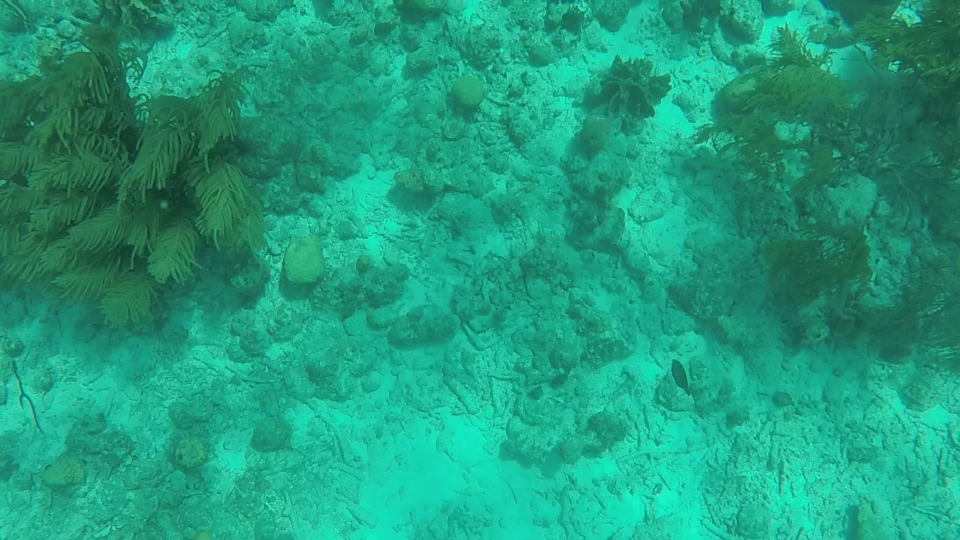
#> input picture Images Dataset/GOPR0535_Cap_0004.jpg, 1920 x 1080 px (shown at 1/2 size)
$ python DehazingGB.py --image 'Images Dataset/GOPR0535_Cap_0004.jpg'
#> lines starting #> are read from the running program, lines starting #| are printed output that depends on the picture
#!/usr/bin/env python
'''
Modulo 2 Toolbox
Color Restoration with Dehazing GB
Tesis Underwater Image Pre-processing
Armando Longart 10-10844
ajzlongart@gmail.com

Descripcion: Modulo implementado para mejorar el color de las imagenes
subacuaticas. Esta basado en el Dehazing RGB con la salvedad que solo
aplica el algoritmo para los canales B y G. Esto se debe a que en las
imagenes submarinas el efecto del haze esta presente solamente en los
canales G y B y no en el R.

Modificacion del algoritmo dark-channel prior...

Para este algoritmo se basa en la ecuacion de la imagen con haze
I(x) = J(x)t(x)+A[1-t(x)]
I(x) es la imagen observada (capturada con la camara)
J(x) es la radiancia en la escena (imagen a recuperar)
A es la luz atmosferica
t(x) es el media de transmision

Modulo implementado en Python
'''
# Python 2/3 compatibility
import numpy as np
import cv2
from numpy import *
from matplotlib import pyplot as plt
import argparse
import os


#-----Funciones a Implementar-----------------------------------------------------
def maxImagen(img, tamMax):
	''''''
	bOri, gOri, rOri = cv2.split(img)
	filas,columnas,canales = img.shape

	max_channel = np.zeros((filas,columnas))
	for r in range(1,filas):
		for c in range(1,columnas):
			window_b = bOri[r:r+tamMax,c:c+tamMax]
			window_g = gOri[r:r+tamMax,c:c+tamMax]
			window_r = rOri[r:r+tamMax,c:c+tamMax]
			max_bg = np.max(window_b+window_g)
			max_r = np.max(window_r)
			max_ch = max_r-max_bg		#(max_r-max_bg)+np.absolute(np.min(max_r-max_bg))
			max_ch_array = np.array([max_ch])

			max_channel[r,c] = max_ch_array

	min_max_channel = np.min(max_channel)
	background_bOri = np.mean(bOri*min_max_channel)
	background_gOri = np.mean(gOri*min_max_channel)
	BbOri = np.absolute(background_bOri)
	BgOri = np.absolute(background_gOri)

	return BbOri, BgOri 	#max_channel,

def get_dark_channel(img, tamanyo):
	'''
	Esta funcion obtiene el dark-channel prior de la imagen RGB. El dark-channel se
	basa en el hecho de que la mayoria de los parches sin cielo (nonsky patches) al
	menos un canal de color tiene algunos pixeles cuya intensidad es muy baja, cercana
	a cero. Basando en lo anterior, si una imagen es libre de haze excepto en la sky
	region la intensidad del dark-channel es baja y tiende a cero
	'''
	#FUNCION REVISADA
	filas,columnas = img.shape
	pad_size = tamanyo/2
	padded_img = np.pad(img, (pad_size, pad_size),'constant',constant_values=np.inf)
	dark_channel = np.zeros((filas,columnas))
	for i in range(1,filas):
		for j in range(1,columnas):
			dark_channel[i,j] = np.min(padded_img[i:i+tamanyo, j:j+tamanyo])

	'''
	El dark-channel es el resultado de 2 operadores minimos: uno sobre cada pixel
	(en el espacio de color RGB, padded_img) y el otro es un filtro minimo: dark_channel
	'''
	return dark_channel


# [99 lines left out: functions get_transmission_estimate, get_boxfilter, get_guidedfilter, get_radiance, not called in this run]


if __name__ == '__main__':
	#-----Lectura de Imagen-----------------------------------------------------
	#Constuccion del parse y del argumento
	ap = argparse.ArgumentParser()
	ap.add_argument("-i", "--image", required = True, help = "Imagen de Entrada")
	args = vars(ap.parse_args())

	#Se usa el formato double para el algoritmo.
	img = double(cv2.imread(args["image"]))/255 #/255	# 'DSC01369.jpg'
	#Usado para calcular el histograma y la conversion al canal YCrCb. La imagen
	#para ambos casos debe ser o int 8bits, o int 16bits o float 32bits: cv2.cvtColor y calcHist
	imgOriginal = cv2.imread(args["image"])
#> imgOriginal is the input picture: shape (1080, 1920, 3); mean B, G, R 124.4, 156.7, 30.7
	##Para reduccion, se usa Area. Para amplicacion, (Bi)Cubica INTER_CUBIC
	img = cv2.resize(img,None, fx=0.8,fy=0.8,interpolation=cv2.INTER_AREA)
#> img: shape (864, 1536, 3) float64
	cv2.namedWindow('img',cv2.WINDOW_NORMAL)
	cv2.imshow("img",imgOriginal)

	#-----Separar los canales de la Imagen----------------------------------------------------
	bOri, gOri, rOri = cv2.split(img)
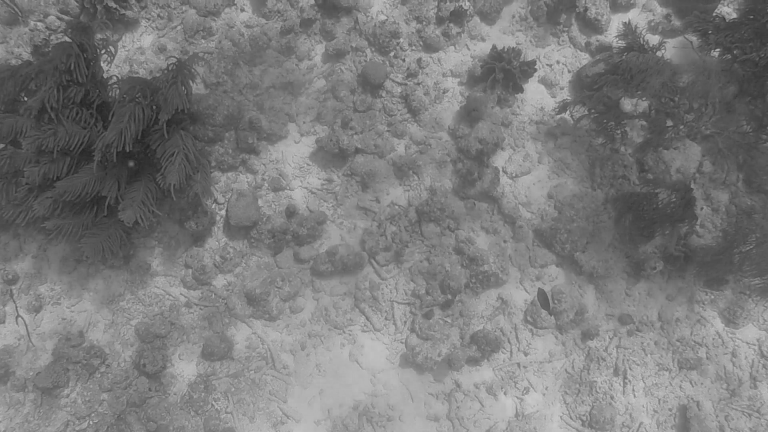
#> bOri: shape (864, 1536) float64 (shown at 1/2 size); min 0.122, max 0.824, mean 0.488
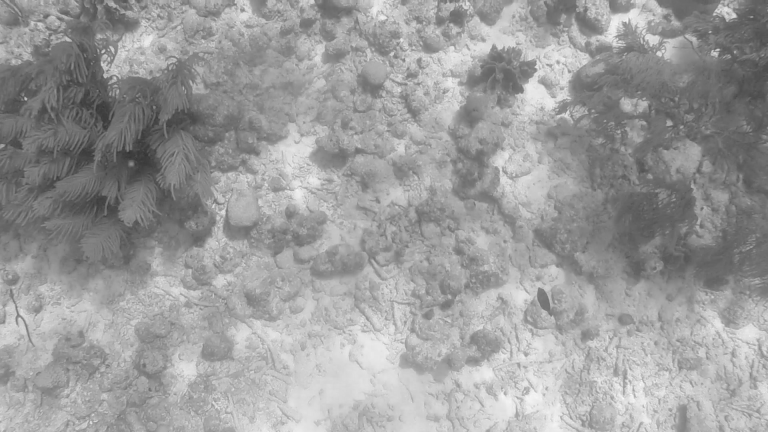
#> gOri: shape (864, 1536) float64 (shown at 1/2 size); min 0.189, max 0.998, mean 0.615
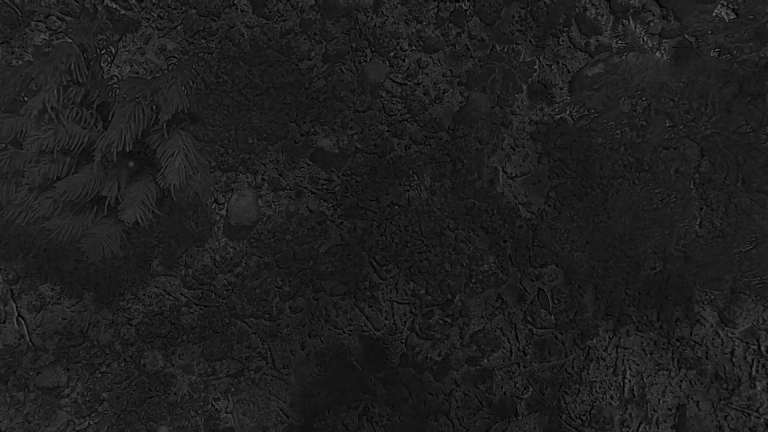
#> rOri: shape (864, 1536) float64 (shown at 1/2 size); min 0, max 0.448, mean 0.12
	filas, columnas, canales = img.shape
#> filas = 864; columnas = 1536; canales = 3

	#-----Variables de Interes---------------------------------------------------
	omega = 0.95	#Parametro usado para conservar una minima cantidad de haze en la imagen para...
					#...efectos de profundidad. Rango entre 0 y 1. Transmission Estimate
	tamanyo = 15	#Tamanyo del parche local (bloque) centrado un cierto pixel x. Dark-Channel Prior
	tamMax = 5		#Tamanyo del parche local para determinar el maximo pixel de la imagen en dicho bloque. maxImagen
	radius = 50		#Tamanyo del bloque para el Guided Filter
	eps = 0.001		#Parametro de regularizacion (llamado en el paper epsilon). Para el Guided Filter

	#-----Llamado a Funciones----------------------------------------------------
	BbOri, BgOri = maxImagen(img,tamMax)
#> after the loop in maxImagen, `for r in range(1,filas):`:
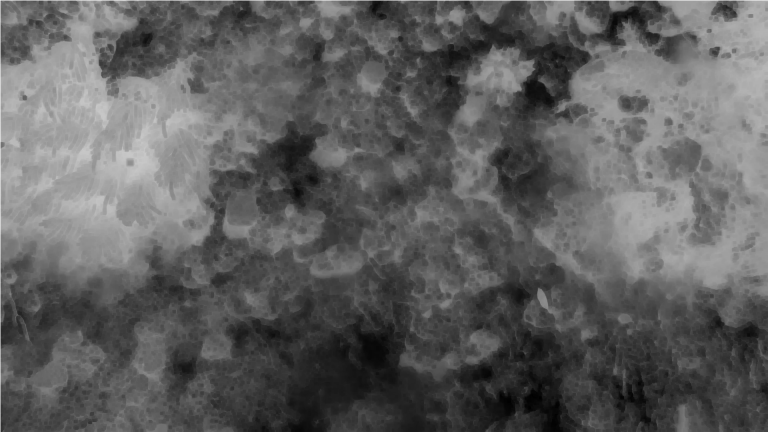
#> max_channel: shape (864, 1536) float64 (shown at 1/2 size); min -1.64, max 0, mean -1.03; drawn with min black and max white
#> in maxImagen, `min_max_channel = np.min(max_channel)`: min_max_channel = -1.64
#> in maxImagen, `background_bOri = np.mean(bOri*min_max_channel)`: background_bOri = -0.8
#> in maxImagen, `background_gOri = np.mean(gOri*min_max_channel)`: background_gOri = -1.01
#> in maxImagen, `BbOri = np.absolute(background_bOri)`: BbOri = 0.8
#> in maxImagen, `BgOri = np.absolute(background_gOri)`: BgOri = 1.01
#> BbOri = 0.8; BgOri = 1.01
	dark_channel_bOri = get_dark_channel(bOri, tamanyo)
#> (the run stopped early here; a loop or call above may not have finished)
